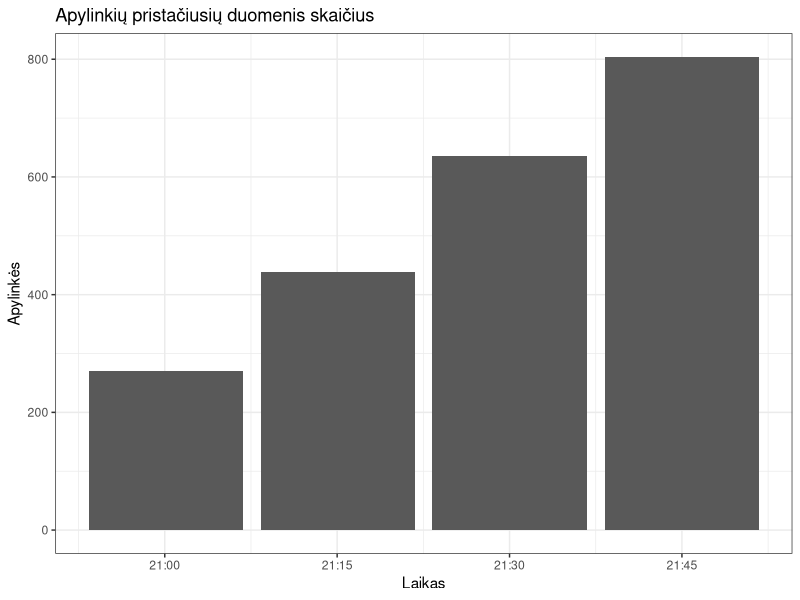
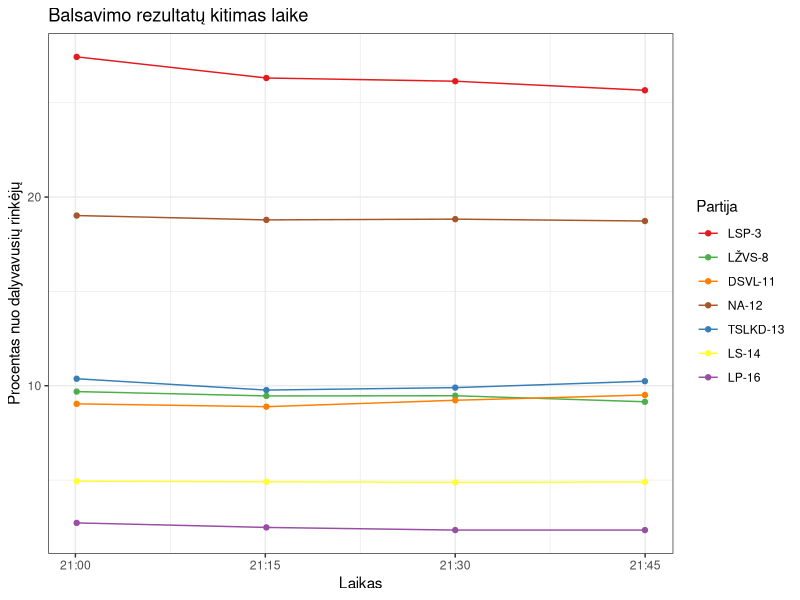

Source code (R) for these figures, in order:
## ---- chunk 1
library(dplyr)
library(lubridate)
library(ggplot2)

dt <- read.csv("data/20241013/daugmvrt.csv") %>% 
    mutate(timestamp = ymd_hms(timestamp)) %>% filter(timestamp>= ymd_hms("2024-10-13 21:00:00"))

ap <- dt %>%
    select(timestamp, apylinkes) %>%
    unique()

san <- readxl::read_xlsx("data/santrumpos.xlsx")

dt1 <- dt %>% left_join(san)

ggplot(aes(x = timestamp, y = apylinkes), data = ap) +
    geom_col() +
    theme_bw() +
    labs(x = "Laikas", y = "Apylinkės", title = "Apylinkių pristačiusių duomenis skaičius")
## ---- chunk 2

top7 <- c(3, 12,13,8,11,14,16)
cols <- RColorBrewer::brewer.pal(7, "Set1")

dt2 <- dt1 %>% filter(saraso_numeris %in% top7)

mt <- dt2 %>% select(saraso_numeris, santrumpa, spalva) %>% unique %>% arrange(saraso_numeris)

dt3 <- dt2 %>% mutate(santrumpa = factor(santrumpa, levels = mt$santrumpa))

ggplot(aes(x = timestamp, y = proc_nuo_dal_rinkeju, group = santrumpa, colour = santrumpa), data = dt3) +
    geom_point() +
    geom_line() +
    theme_bw() +
    scale_colour_manual(name = "Partija", values = mt$spalva) +
    labs(x = "Laikas", y = "Procentas nuo dalyvavusių rinkėjų", title = "Balsavimo rezultatų kitimas laike")
